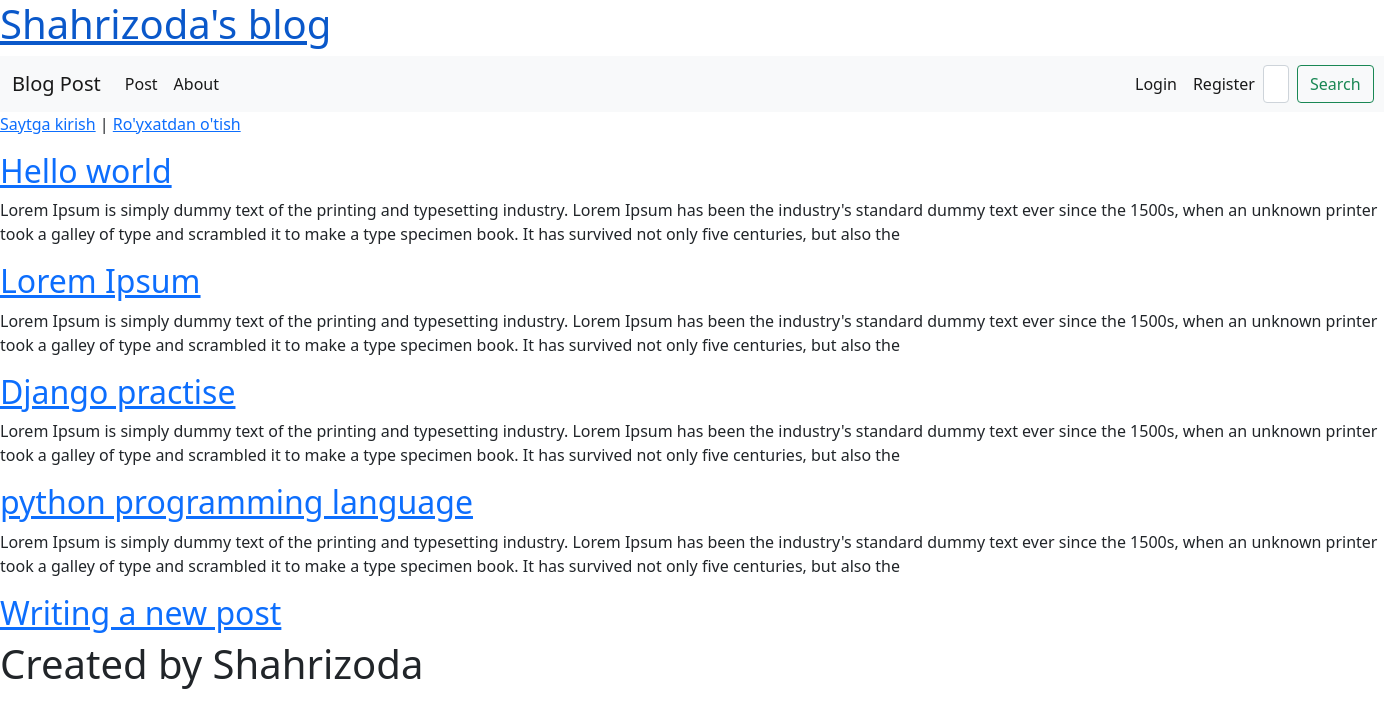
/, run on an earlier commit of the app's database.
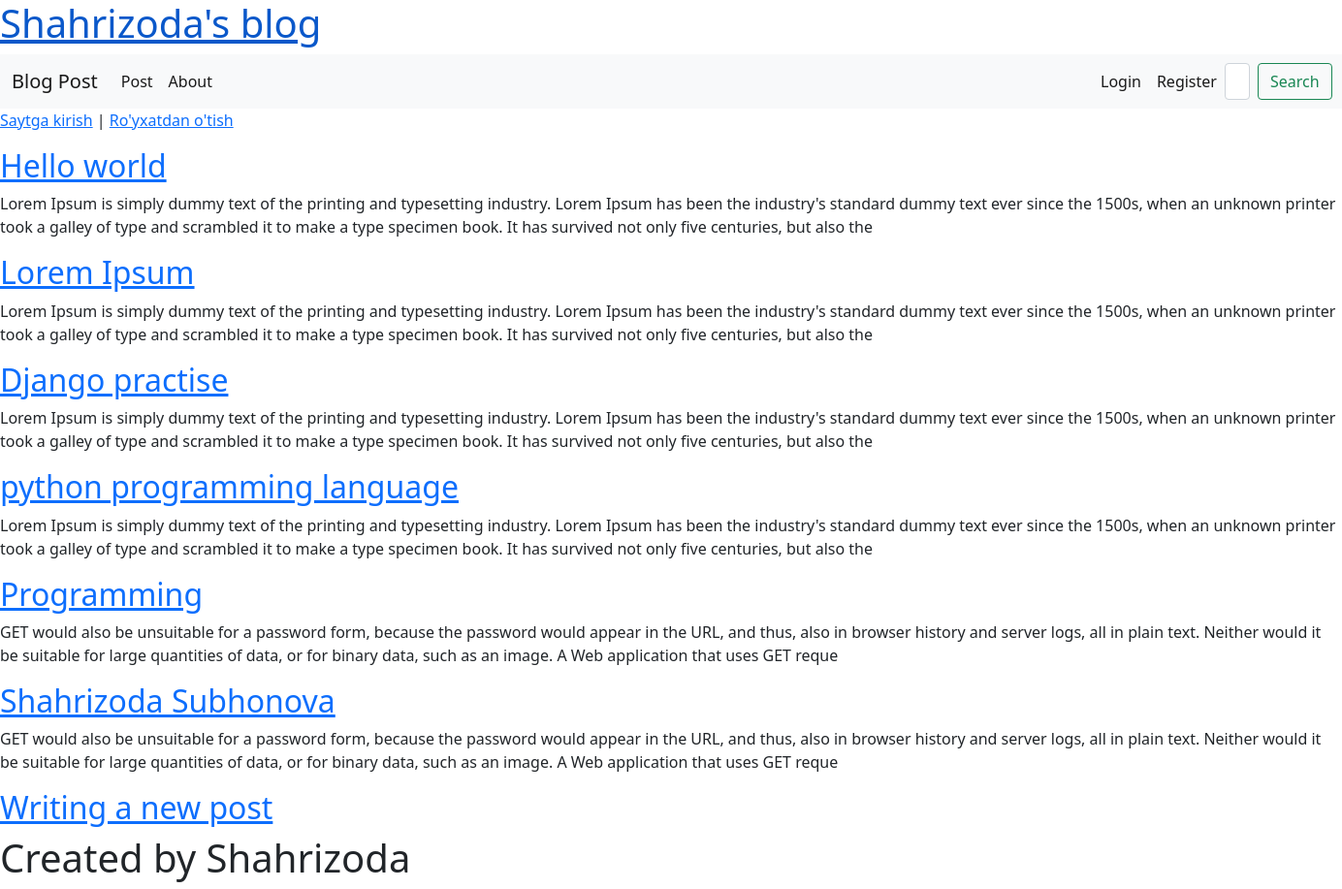
And on a later commit of the database.
### pages/models.py (models this page shows, shortened)
class Post(models.Model):
    title=models.CharField(max_length=200)
    author=models.name = models.ForeignKey(
        'auth.User',
        on_delete=models.CASCADE
    )
    body=models.TextField()

### pages/views.py (the view)
# urls.py: path('', BlogListView.as_view(), name='home'),
class BlogListView(ListView):
    model = Post
    template_name='home.html'

### templates/home.html
{% extends 'base.html' %}
{% block content %}
{% for post in object_list %}
<div class="post-entry">
    <h2><a href="{% url 'post_detail' post.pk %}">{{ post.title }}</a></h2>
    <p>{{ post.body | slice:":300" }}</p>
</div>
{% endfor %}
{% endblock content %}

### templates/base.html (shortened to what this page needs)
{% load static %}
<!DOCTYPE html>
<html>
<head>
    <link rel="stylesheet" href="{% static 'bootstrap4/css.css' %}">
</head>
<body>
<header>
 <h1><a href="{% url 'home' %}">Shahrizoda's blog</a></h1>
</header>
<nav class="navbar navbar-expand-lg navbar-light bg-light">
  <div class="container-fluid">
    <a class="navbar-brand" href="#">Blog Post</a>
    <div class="collapse navbar-collapse" id="navbarSupportedContent">
      <ul class="navbar-nav me-auto mb-2 mb-lg-0">
        <li class="nav-item">
          <a class="nav-link active" aria-current="page" href="#">Post</a>
        </li>
        <li class="nav-item">
          <a class="nav-link active" aria-current="page" href="#">About</a>
        </li>
        <li style="margin-left:900px;" class="nav-item">
          <a class="nav-link active" aria-current="page" href="#">Login</a>
        </li>
        <li class="nav-item">
          <a class="nav-link active" aria-current="page" href="#">Register</a>
        </li>
      </ul>
      <form class="d-flex">
        <input class="form-control me-2" type="search" placeholder="Search" aria-label="Search">
        <button class="btn btn-outline-success" type="submit">Search</button>
      </form>
    </div>
  </div>
</nav>
{% if user.is_authenticated %}
<p> Xush kelibsiz, {{ user.username }}!😊</p>
<p>
<a href="{% url 'logout' %}">Saytdan chiqib ketish</a>
</p>
{% else %}
<p>
<a href="{% url 'login' %}">Saytga kirish</a> |
<a href="{% url 'signup' %}">Ro'yxatdan o'tish</a>
</p>
{% endif %}
<body>
</body>
<div>
    {% block content %}
    {% endblock content %}
</div>
<footer>
<h2><a href="{% url 'post_new' %}">Writing a new post</a></h2>
<h1>Created by Shahrizoda</h1>
</footer>
</body>
</html>

What changed in the data, as far as the page shows it:
added Post: title "Programming", body "GET would also be unsuitable for a password form, because the password would appear in the URL, and thus, also in browser history and server logs, all in plain text. Neither would it be suitable for large quantities of data, or for binary data, such as an image. A Web application that uses GET reque"
added Post: title "Shahrizoda Subhonova", body "GET would also be unsuitable for a password form, because the password would appear in the URL, and thus, also in browser history and server logs, all in plain text. Neither would it be suitable for large quantities of data, or for binary data, such as an image. A Web application that uses GET reque"
